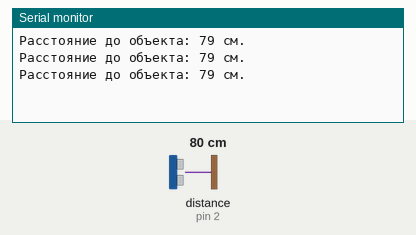
Bench run of a sketch on a simulated Arduino Uno, built with avr-gcc and run on an emulated ATmega328P. Shown: the last lines printed to the serial monitor. Wiring (inferred from the names in the program): ultrasonic range finder: trigger pin 3; echo pin 2. Inputs (shaded band) come from the test bench; at power-on: distance to the obstacle (sensor on pin 2) 80 cm. The echo pulse lasts 58.3 µs per cm.

Above: at 6.2 s.
6.3 s: distance to the obstacle (sensor on pin 2) set to 2 cm
At 7.5 s:
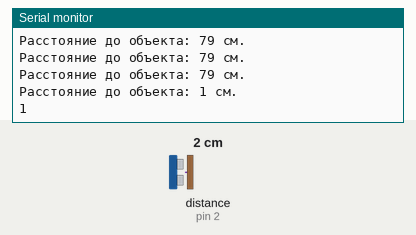
8.1 s: distance to the obstacle (sensor on pin 2) set to 120 cm
At 9.3 s:
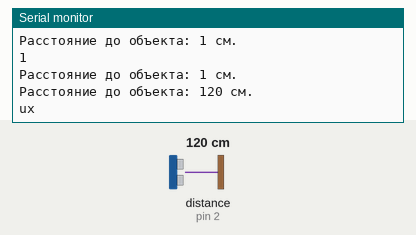
Timing chart, 0 to 11.1 s (numbered marks = the images above; inputs shaded):
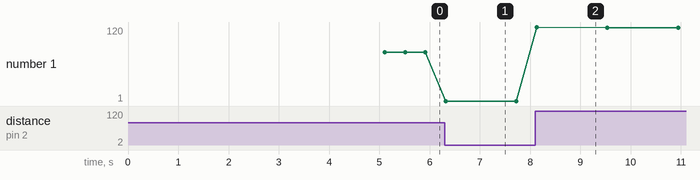

The sketch:

move_kabanchik.ino
```cpp
// инициализация для шаговых моторов
#include <Stepper_28BYJ_48.h>
Stepper_28BYJ_48 stepperin (11, 10, 9, 8);
int back;
int flagin;

// инициализация для узд
#define PIN_TRIG 3
#define PIN_ECHO 2
long duration, cm;
int cmp, cmb;
int penki1[] = {7, 15, 23, 31, 39, 46, 54, 61};
//int n = 64; // 70-71 + delay(100)
byte i = 0;

// инициализация для irc
#define sensor A0 // устанавливаем аналоговый вход на Arduino
int vl, kop;
int n = 4;

int cell;
int llec;

void setup() {
  Serial.begin(9600);

  pinMode(PIN_TRIG, OUTPUT);
  pinMode(PIN_ECHO, INPUT);

  delay(5000);
}

void loop()
{
  delay(100); // start yield

  cm = kabanchik(); // считываем показания узд
  if (kop == 1)
  { vl = baton();} // считываем показания икд

  if (cm > 100)
  {
    Serial.println("ux");
    flagin = 0;
    kop = 0;
    vl = 0;
    cell = penki1[i];
    delay(1000);
    flagin = 1;
    back = 0;
  }

//  cmp = cm; // предыдущее значение узд для дальнейшего сравнения

  if (vl <= n+1 and vl >= n-1 and back == 0)
  {
    flagin = 0;
    kop = 0;
    delay(3000);
    flagin = 2;
    back = 1;
    i = 0;
  }

  if (cm >= cell-1 and cm <= cell+1 and back == 0)
  {
    Serial.println(cm);
//    if (llec == n)
//    {
//      Serial.println(cell);
//      Serial.println(llec);
//      Serial.println(n);
//      delay(50);
//      flagin = 0;
//      delay(1000);
//      back = 1;
//      flagin = 2;
//      i = 0;
//    }
    if (i < 9)
    {
      flagin = 0;
      delay(1000);
      i++;
      cell = penki1[i];
      flagin = 1;
    }
    if (i == 8)
    {
      Serial.println(cm);
      Serial.println(vl);
      flagin = 0;
      delay(500);
//      llec = n;
      kop = 1;
      flagin = 1;
    }
  }
}

void yield() // выполнение функций независимо от loop
{
  stepin();
}

void stepin() // step motor in cart
{
  if (flagin == 1)
  {
    stepperin.step(1);
  }
  if (flagin == 2)
  {
    stepperin.step(-1);
  }
}

int kabanchik() // ultrasonic distance sensor
{
  digitalWrite(PIN_TRIG, LOW);
  delayMicroseconds(5);
  digitalWrite(PIN_TRIG, HIGH);
  // Выставив высокий уровень сигнала, ждем около 10 микросекунд. В этот момент датчик будет посылать сигналы с частотой 40 КГц.
  delayMicroseconds(10);
  digitalWrite(PIN_TRIG, LOW);
  // Время задержки акустического сигнала на эхолокаторе.
  duration = pulseIn(PIN_ECHO, HIGH);
  // Теперь осталось преобразовать время в расстояние
  cm = (duration / 2) / 29.1;
  Serial.print("Расстояние до объекта: ");
  Serial.print(cm);
  Serial.println(" см.");
  // Задержка между измерениями для корректной работы скеча
  delay(300);
  return cm;
}

int baton() // irc
{
  float volts = analogRead(sensor)*0.0048828125;  // значение сенсора * (5/1024)
  int distance = 13*pow(volts, -1); // выяснил методом подбора из даташита
  delay(500); // пауза 1 секунда для того, чтобы различать данные
  if (distance <= 80) //ставим ограничение для защиты от ложных срабатываний
  {
    Serial.println(distance);  // пишем данные в Serial порт
  }
  return distance;
}
```

Measured:
- after the input at 6.3 s, the serial monitor: prints a new line at once (image 1)
- after the input at 8.1 s, the serial monitor: prints a new line at once (image 2)
- plotted number 1: 79 → 1 after the input at 6.3 s, 1 → 119 after the input at 8.1 s
